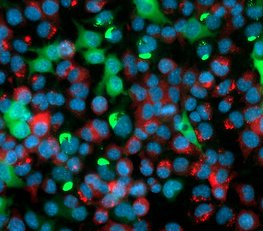
#> input picture scikit_image/sample_images/3nucleus.jpg, 263 x 231 px
$ python 3.edge_detection_filters.py
#> lines starting #> are read from the running program, lines starting #| are printed output that depends on the picture
#%%
from skimage import io
from skimage.filters import roberts, sobel, scharr, prewitt
from matplotlib import pyplot as plt

img = io.imread("sample_images/3nucleus.jpg", as_gray = True)
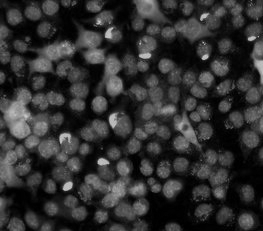
#> img: shape (231, 263) float64; min 0, max 0.791, mean 0.19

edge_roberts = roberts(img)
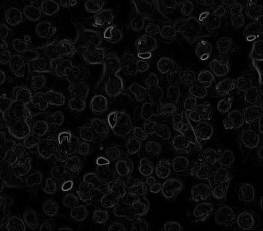
#> edge_roberts: shape (231, 263) float64; min 0, max 0.538, mean 0.0412
edge_sobel = sobel(img)
edge_scharr = scharr(img)
edge_prewitt = prewitt(img)

#canny is more advance filter it does edge detection and much more
#canny return a binary image
from skimage.feature import canny

#less sigma more edges
edge_canny = canny(img, sigma = 3)
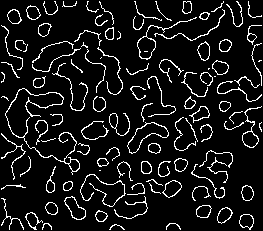
#> edge_canny: shape (231, 263) bool; 9.3% white in thin lines or dots

plt.imshow(edge_canny, cmap = "gray")
